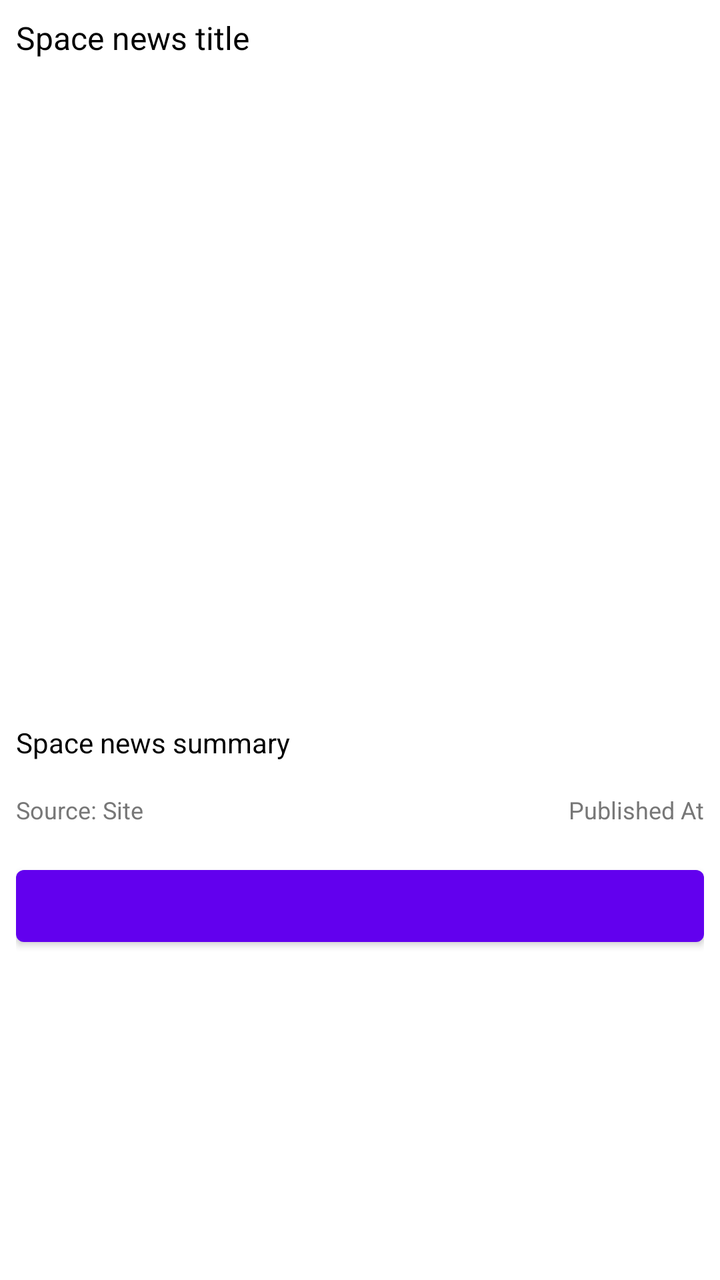
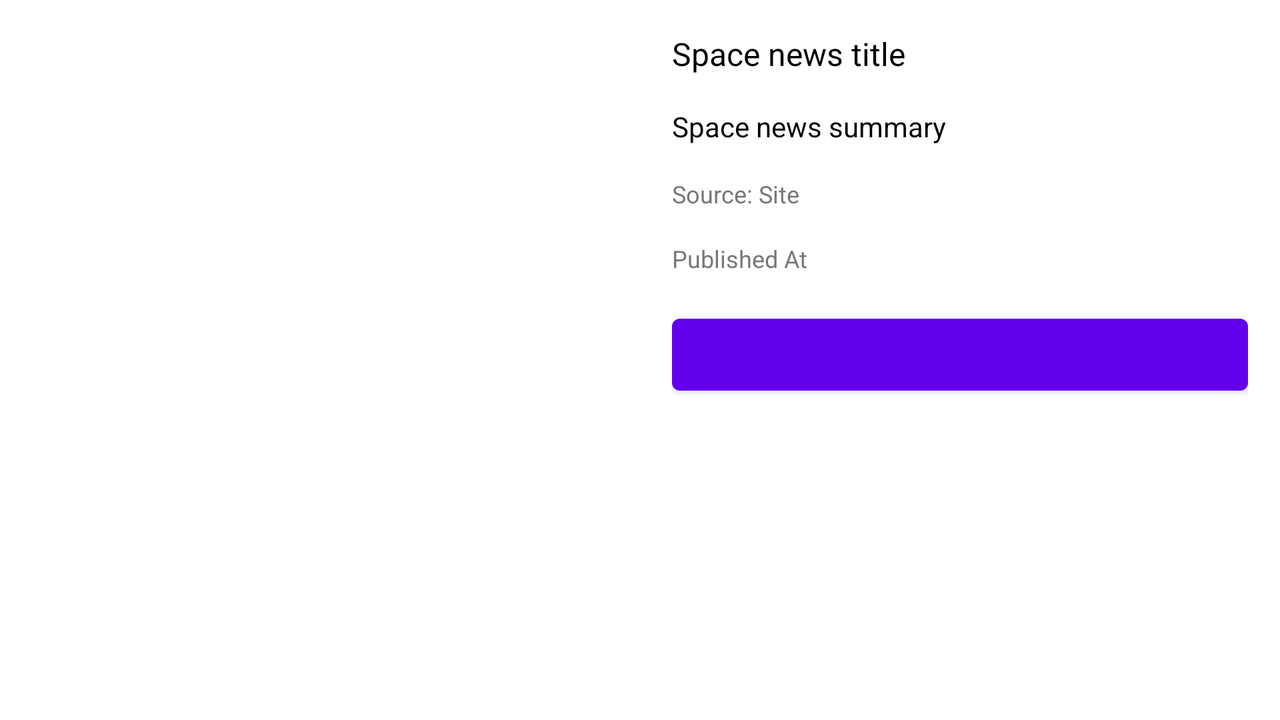

Two renders of one Android screen. The first uses the default layout on a phone; the second uses the alternative layout the repository ships for a different screen configuration, on a matching device. The two XML files are below.
<!-- AndroidManifest.xml: application theme Theme.SpaceNews -->
<!-- res/layout/fragment_article_detail.xml -->
<?xml version="1.0" encoding="utf-8"?>
<ScrollView xmlns:android="http://schemas.android.com/apk/res/android"
    xmlns:app="http://schemas.android.com/apk/res-auto"
    xmlns:tools="http://schemas.android.com/tools"
    android:layout_width="match_parent"
    android:layout_height="match_parent">

    <androidx.constraintlayout.widget.ConstraintLayout
        android:layout_width="match_parent"
        android:layout_height="wrap_content"
        android:padding="8dp">

        <TextView
            android:id="@+id/article_detail_title"
            android:layout_width="match_parent"
            android:layout_height="wrap_content"
            android:theme="@style/Theme.SpaceNews.ArticleTitle"
            app:layout_constraintBottom_toTopOf="@+id/article_detail_image"
            app:layout_constraintEnd_toEndOf="parent"
            app:layout_constraintStart_toStartOf="parent"
            app:layout_constraintTop_toTopOf="parent"
            tools:text="Space news title" />

        <ImageView
            android:id="@+id/article_detail_image"
            android:layout_width="match_parent"
            android:layout_height="300dp"
            android:layout_marginTop="16dp"
            android:scaleType="centerCrop"
            app:layout_constraintEnd_toEndOf="parent"
            app:layout_constraintStart_toStartOf="parent"
            app:layout_constraintTop_toBottomOf="@+id/article_detail_title" />

        <TextView
            android:id="@+id/article_detail_summary"
            android:layout_width="match_parent"
            android:layout_height="wrap_content"
            android:layout_marginTop="16dp"
            android:theme="@style/Theme.SpaceNews.ArticleSummary"
            app:layout_constraintEnd_toEndOf="parent"
            app:layout_constraintStart_toStartOf="parent"
            app:layout_constraintTop_toBottomOf="@+id/article_detail_image"
            tools:text="Space news summary" />

        <TextView
            android:id="@+id/article_detail_source"
            android:layout_width="wrap_content"
            android:layout_height="wrap_content"
            android:layout_marginTop="16dp"
            android:theme="@style/Theme.SpaceNews.ArticleSource"
            app:layout_constraintStart_toStartOf="parent"
            app:layout_constraintTop_toBottomOf="@+id/article_detail_summary"
            tools:text="Source: Site" />

        <TextView
            android:id="@+id/article_detail_published"
            android:layout_width="wrap_content"
            android:layout_height="wrap_content"
            android:layout_marginTop="16dp"
            android:theme="@style/Theme.SpaceNews.ArticleSource"
            app:layout_constraintEnd_toEndOf="parent"
            app:layout_constraintTop_toBottomOf="@+id/article_detail_summary"
            tools:text="Published At" />

        <Button
            android:id="@+id/article_detail_link"
            android:layout_width="match_parent"
            android:layout_height="wrap_content"
            android:layout_marginTop="16dp"
            app:layout_constraintTop_toBottomOf="@+id/article_detail_source"
            app:layout_constraintBottom_toBottomOf="parent"
            tools:ignore="SpeakableTextPresentCheck" />

    </androidx.constraintlayout.widget.ConstraintLayout>
</ScrollView>
<!-- resources referenced by this layout -->
<resources>
  <style name="Theme.SpaceNews.ArticleSource">
          <item name="android:textSize">12sp</item>
          <item name="android:textColor">#777</item>
      </style>
  <style name="Theme.SpaceNews.ArticleSummary">
          <item name="android:textSize">14sp</item>
          <item name="android:textColor">@color/black</item>
      </style>
  <style name="Theme.SpaceNews.ArticleTitle">
          <item name="android:textSize">16sp</item>
          <item name="android:textColor">@color/black</item>
      </style>
  <style name="Theme.SpaceNews" parent="Theme.MaterialComponents.DayNight.DarkActionBar">
          
          <item name="colorPrimary">@color/purple_500</item>
          <item name="colorPrimaryVariant">@color/purple_700</item>
          <item name="colorOnPrimary">@color/white</item>
          
          <item name="colorSecondary">@color/teal_200</item>
          <item name="colorSecondaryVariant">@color/teal_700</item>
          <item name="colorOnSecondary">@color/black</item>
          
          <item name="android:statusBarColor" tools:targetApi="l">?attr/colorPrimaryVariant</item>
          
      </style>
  <color name="black">#FF000000</color>
  <color name="purple_500">#FF6200EE</color>
  <color name="purple_700">#FF3700B3</color>
  <color name="white">#FFFFFFFF</color>
  <color name="teal_200">#FF03DAC5</color>
  <color name="teal_700">#FF018786</color>
</resources>
<!-- res/layout-land/fragment_article_detail.xml (the repository's variant of the layout above) -->
<!-- drawn on the phone turned sideways -->
<?xml version="1.0" encoding="utf-8"?>
<ScrollView xmlns:android="http://schemas.android.com/apk/res/android"
    xmlns:app="http://schemas.android.com/apk/res-auto"
    xmlns:tools="http://schemas.android.com/tools"
    android:layout_width="match_parent"
    android:layout_height="match_parent">

    <LinearLayout
        android:layout_width="match_parent"
        android:layout_height="wrap_content"
        android:orientation="horizontal"
        android:padding="16dp">


        <ImageView
            android:id="@+id/article_detail_image"
            android:layout_width="match_parent"
            android:layout_height="200dp"
            android:layout_weight="1"
            android:scaleType="centerCrop" />

        <LinearLayout
            android:layout_width="match_parent"
            android:layout_height="wrap_content"
            android:layout_weight="1"
            android:orientation="vertical"
            android:paddingLeft="16dp">

            <TextView
                android:id="@+id/article_detail_title"
                android:layout_width="match_parent"
                android:layout_height="wrap_content"
                android:theme="@style/Theme.SpaceNews.ArticleTitle"
                tools:text="Space news title" />

            <TextView
                android:id="@+id/article_detail_summary"
                android:layout_width="match_parent"
                android:layout_height="wrap_content"
                android:layout_marginTop="16dp"
                android:theme="@style/Theme.SpaceNews.ArticleSummary"
                tools:text="Space news summary" />

            <TextView
                android:id="@+id/article_detail_source"
                android:layout_width="wrap_content"
                android:layout_height="wrap_content"
                android:layout_marginTop="16dp"
                android:theme="@style/Theme.SpaceNews.ArticleSource"
                tools:ignore="TextContrastCheck"
                tools:text="Source: Site" />

            <TextView
                android:id="@+id/article_detail_published"
                android:layout_width="wrap_content"
                android:layout_height="wrap_content"
                android:layout_marginTop="16dp"
                android:theme="@style/Theme.SpaceNews.ArticleSource"
                tools:text="Published At" />

            <Button
                android:id="@+id/article_detail_link"
                android:layout_width="match_parent"
                android:layout_height="wrap_content"
                android:layout_marginTop="16dp"
                tools:ignore="SpeakableTextPresentCheck" />
        </LinearLayout>

    </LinearLayout>
</ScrollView>
